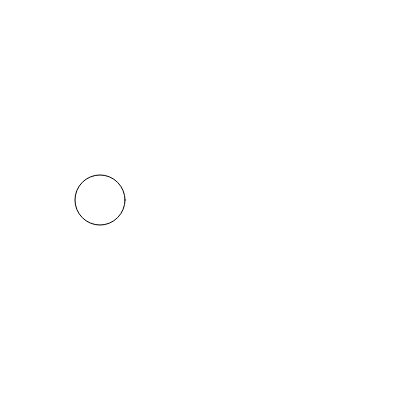
Frame 1 (no input)
Frame 60 (no input): identical to frame 1, image omitted
Frame 120 (the mouse pressed at the canvas centre since frame 60): identical to frame 1, image omitted

The p5.js sketch that drew this single still picture (run headless with seeded random() and noise() and a simulated clock; from frame 60 on, the mouse is pressed at the canvas centre):

// p5.js sketch
// ── sketch.js
var circleSize = 50;
function setup() {
  createCanvas(400,400);
}

function draw() {
  background(255);
  ellipse(100,200,circleSize,circleSize);
}
